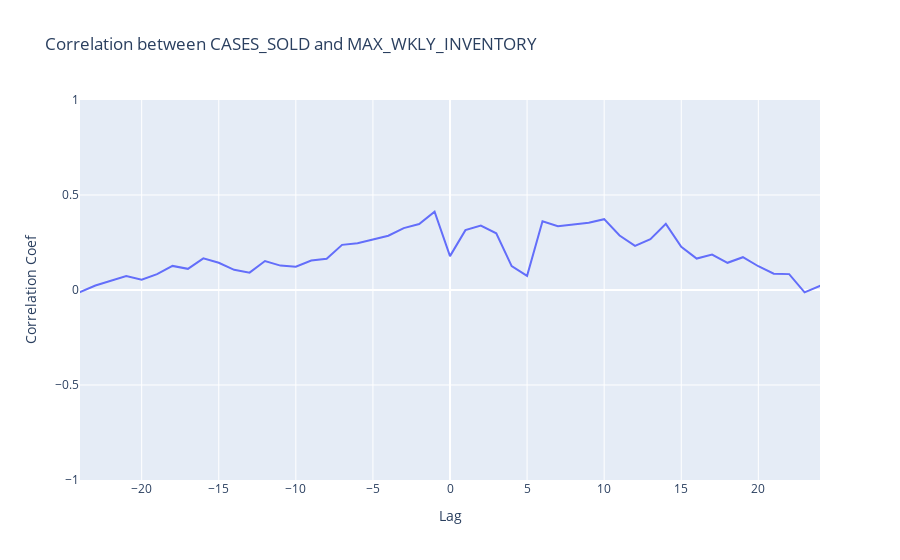

This figure's notebook cell:
### Code cell
x = temp['CASES_SOLD']
y = temp['MAX_WKLY_INVENTORY']
lag = np.arange(-len(x) + 1, len(x))
coefs = correlate(x-x.mean(), y-y.mean(), mode='full') / (np.std(x) * np.std(y) * len(x))
px.line(x=lag, y=coefs, labels={'x':'Lag', 'y':'Correlation Coef'}, 
        title=('Correlation between ' + x.name + ' and ' + y.name),
        range_y=[-1, 1], range_x=[-24, 24])

### Figure 1 — Plotly figure (JSON) as saved in the notebook; plotly's stock layout.template omitted (floating-point values rounded to 4 significant figures; data arrays with more than 128 entries replaced by an {"elided": "..."} marker saying what was removed)
{"data": [{"hovertemplate": "Lag=%{x}<br>Correlation Coef=%{y}<extra></extra>", "legendgroup": "", "line": {"color": "#636efa", "dash": "solid"}, "marker": {"symbol": "circle"}, "mode": "lines", "name": "", "orientation": "v", "showlegend": false, "type": "scatter", "x": {"elided": "171 int values"}, "xaxis": "x", "y": {"elided": "171 float values"}, "yaxis": "y"}], "layout": {"legend": {"tracegroupgap": 0}, "title": {"text": "Correlation between CASES_SOLD and MAX_WKLY_INVENTORY"}, "xaxis": {"anchor": "y", "domain": [0, 1], "range": [-24, 24], "title": {"text": "Lag"}}, "yaxis": {"anchor": "x", "domain": [0, 1], "range": [-1, 1], "title": {"text": "Correlation Coef"}}}}
